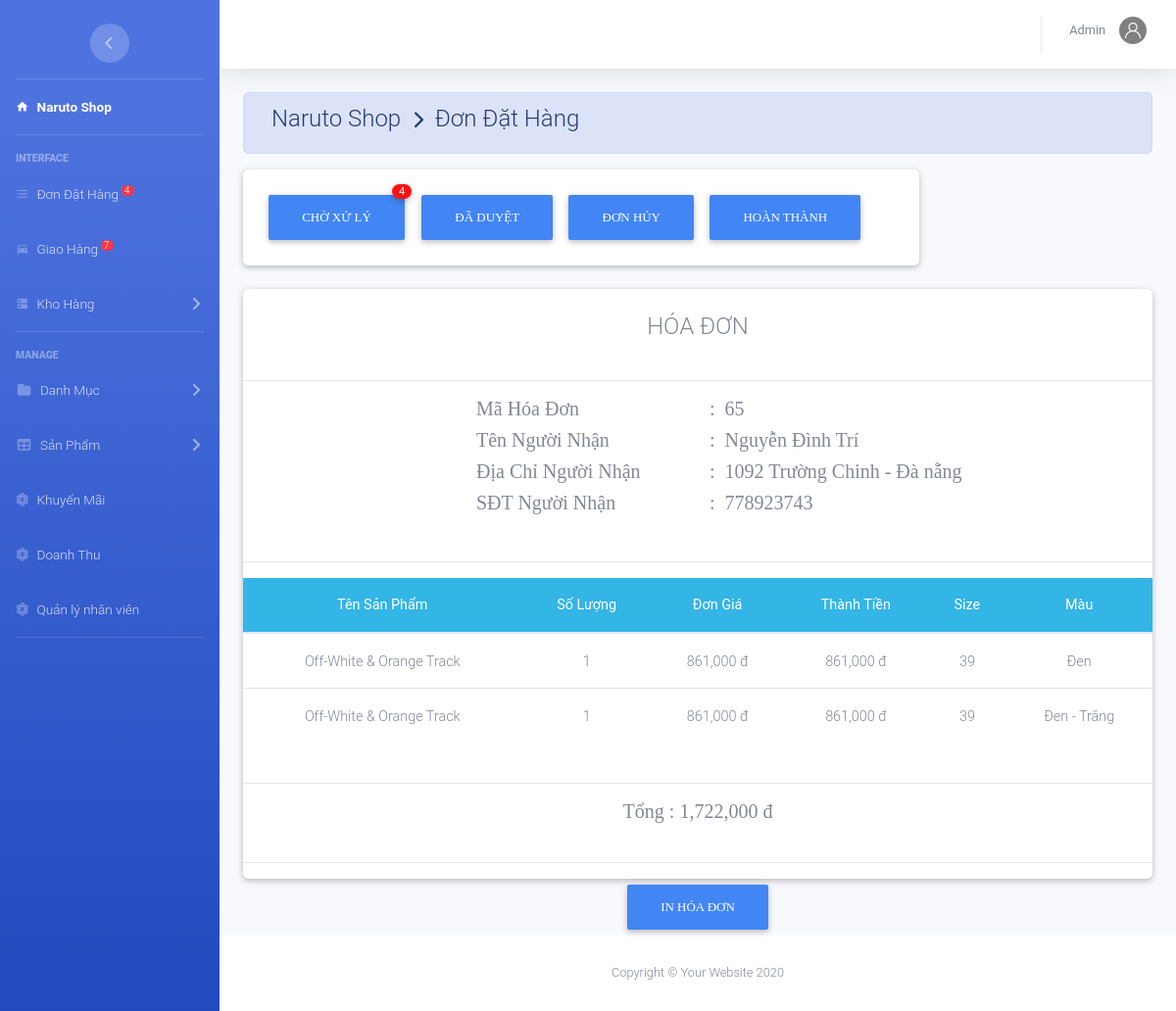
/admin/index.php?action=xldathang&view=ctdh&mahd=65 (signed in), run on the app's committed database.
### tables this page shows
CREATE TABLE `nguoinhan` (
  `MaHD` int(11) NOT NULL,
  `TenNN` varchar(50) NOT NULL,
  `DiaChiNN` text NOT NULL,
  `SDTNN` int(12) NOT NULL
);

CREATE TABLE `chitiethoadon` (
  `MaHD` int(11) NOT NULL,
  `MaSP` int(11) NOT NULL,
  `SoLuong` int(11) NOT NULL,
  `DonGia` decimal(10,0) NOT NULL,
  `ThanhTien` decimal(10,0) NOT NULL,
  `Size` int(11) NOT NULL,
  `MaMau` varchar(50) NOT NULL
);

CREATE TABLE `sanpham` (
  `MaSP` int(11) NOT NULL,
  `TenSP` varchar(50) NOT NULL,
  `MaDM` int(11) DEFAULT NULL,
  `MaNCC` int(11) NOT NULL,
  `SoLuong` int(11) DEFAULT 0,
  `MoTa` text DEFAULT NULL,
  `DonGia` decimal(10,0) NOT NULL,
  `MaAnh` varchar(50) DEFAULT NULL,
  `AnhNen` varchar(50) DEFAULT NULL
);

### admin/dondathang/chitietdathang.php (the view, shortened to what this page needs)
<?php
	include_once('../config/database.php');
	$mahd=$_GET['mahd'];
	$sql="select * from chitiethoadon where MaHD=$mahd ";
	$rs=mysqli_query($conn,$sql);
	$sql2="select * from nguoinhan where MaHD=$mahd ";
	$rs2=mysqli_query($conn,$sql2);
	$row2=mysqli_fetch_array($rs2);
?>
<div class="row">
    <div class="col-md-12 grid-margin stretch-card">
        <div class="card">
        	<br>
			<h4 class="m-auto" > HÓA ĐƠN</h4><br><hr>
			<div class="row">
				<div class="col-md-3"></div>
				<div class="col-md-3"><h5 style="font-family: Alata;">Mã Hóa Đơn </h5></div>
				<div class="col-md-6"><h5 style="font-family: Alata;">: &#160;<?php echo $mahd ?></h5></div>
				<div class="col-md-3"></div>
				<div class="col-md-3"><h5 style="font-family: Alata;">Tên Người Nhận </h5></div>
				<div class="col-md-6"><h5 style="font-family: Alata;">: &#160;<?php echo $row2['TenNN']; ?></h5></div>
				<div class="col-md-3"></div>
				<div class="col-md-3"><h5 style="font-family: Alata;">Địa Chỉ Người Nhận </h5></div>
				<div class="col-md-6"><h5 style="font-family: Alata;">: &#160;<?php echo $row2['DiaChiNN'] ?></h5></div>
				<div class="col-md-3"></div>
				<div class="col-md-3"><h5 style="font-family: Alata;">SĐT Người Nhận </h5></div>
				<div class="col-md-6"><h5 style="font-family: Alata;">: &#160;<?php echo $row2['SDTNN'] ?></h5></div>
			</div>
			<br><hr>
			<table class="table table-hover m-auto text-center" style="font-size: 13px;">
				<thead class="badge-info">
					<tr>
						<th>Tên Sản Phẩm</th><th>Số Lượng </th><th>Đơn Giá</th><th>Thành Tiền</th><th>Size</th><th>Màu</th>
					</tr>
				</thead>
				<tbody >
			 <?php $so=0;
				 while ($row=mysqli_fetch_array($rs)) {
					 $maSp= $row['MaSP'];
					 $sqlsp = "SELECT * FROM `sanpham` WHERE `MaSP`= $maSp";
					 $querysp = mysqli_query($conn,$sqlsp);
					 $datasp = mysqli_fetch_array($querysp);
					 $so=$so+$row['ThanhTien']; ?>
					<tr>
						<td><?php echo $datasp['TenSP']; ?></td>
						<td><?php echo $row['SoLuong']; ?></td>
						<td><?php echo number_format($row['DonGia']).' đ'; ?></td>
						<td><?php echo number_format($row['ThanhTien']).' đ'; ?></td>
						<td><?php echo $row['Size']; ?></td><td><?php echo $row['MaMau']; ?></td>
					</tr>
			 <?php	} ?>
				</tbody>
			</table><br><hr>
			<h5 class="m-auto" style="font-family: Alata;">Tổng : <?php echo number_format($so).' đ'; ?></h5>
			<br><hr>
		</div>
	</div>
		<div class="col-12" >
			<center>
				<button type="sub" name="dk" value="đã duyệt"class="btn btn-primary" style="font-family: Comfortaa;">In hóa Đơn</button>
			</center>
		</div>
</div>

### data on the page
nguoinhan: TenNN "Nguyễn Đình Trí", DiaChiNN "1092 Trường Chinh - Đà nẵng", SDTNN "778923743"
chitiethoadon: MaSP.TenSP "Off-White & Orange Track", SoLuong "1", DonGia "861,000", ThanhTien "861,000", Size "39", MaMau "Đen"
chitiethoadon: MaSP.TenSP "Off-White & Orange Track", SoLuong "1", DonGia "861,000", ThanhTien "861,000", Size "39", MaMau "Đen - Trắng"

### other printed values
$dem "4"
$dem "7"
$nv['TenNV'] "Admin"
$mahd "65"
$so "1,722,000"
